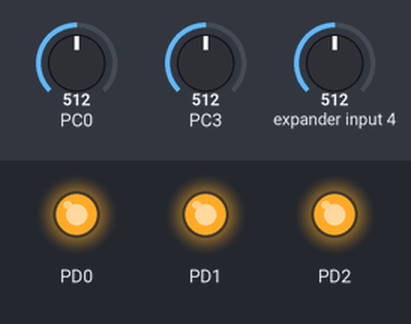
Bench run of a program on a simulated ATmega328P, built with avr-gcc and emulated at 16 MHz. Shown: output pins drawn as LEDs (lit = HIGH). Inputs (shaded band) come from the test bench; at power-on: PC0 = 512, PC3 = 512, expander input 4 = 512.

Above: at 1.2 s.
1.3 s: PC0 set to 486
At 1.6 s:
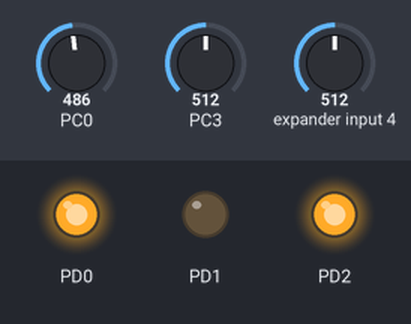
2.8 s: PC3 set to 492
At 3.6 s:
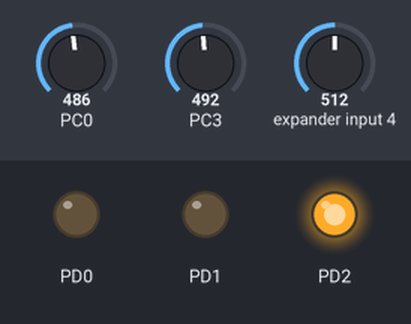
4.3 s: expander input 4 set to 493
At 5.5 s:
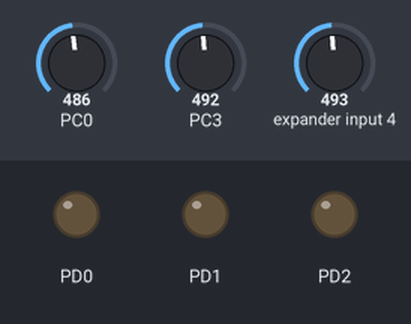
5.8 s: PC3 set to 510
At 7.0 s:
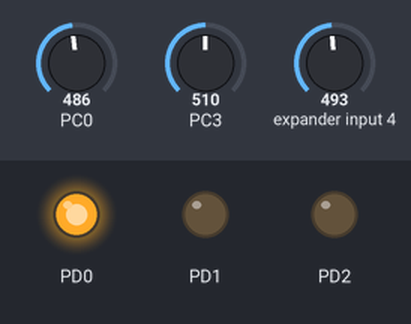
7.3 s: PC0 set to 510
At 8.5 s:
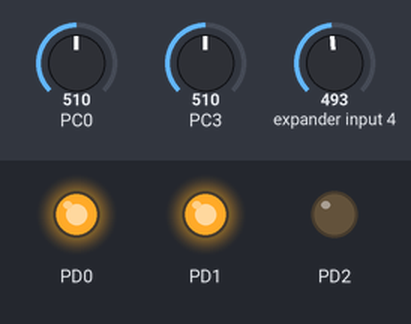
8.8 s: PC3 set to 490
At 9.4 s:
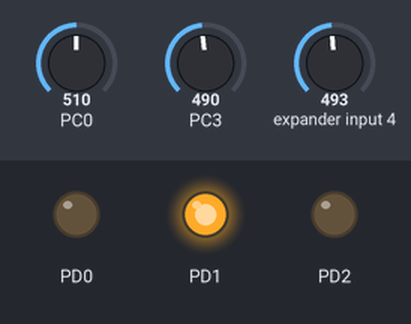
Timing chart, 0 to 11.3 s (numbered marks = the images above; inputs shaded):
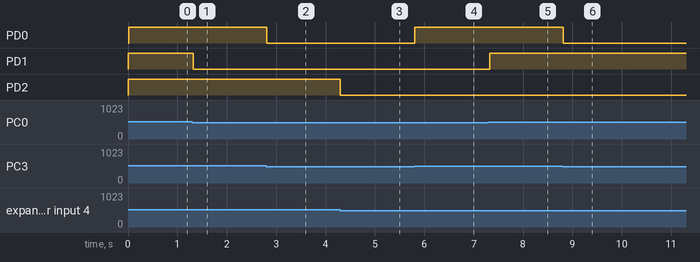

Measured:
- the behaviour switches between 501 and 500 on PC0 (found by bisection; images 0 and 1)
- the behaviour switches between 501 and 500 on PC3 (found by bisection; images 1 and 2)
- the behaviour switches between 501 and 500 on expander input 4 (found by bisection; images 2 and 3)
- after the input at 1.3 s, PD1: HIGH → LOW at once
- after the input at 2.8 s, PD0: HIGH → LOW at once
- after the input at 4.3 s, PD2: HIGH → LOW at once
- after the input at 5.8 s, PD0: LOW → HIGH at once
- after the input at 7.3 s, PD1: LOW → HIGH at once
- after the input at 8.8 s, PD0: HIGH → LOW at once

The program:

main.c
```c
/*
 * SeveralADCs.c
 *
 * Created: 09/11/2024 11:09:21 a.m.
 * Author : LSL
 */

#define F_CPU 16000000UL
#include <avr/io.h>
#include <util/delay.h>

int main(void)
{
	DDRD |= (1<<0); //Pin D0 como salida
	DDRD |= (1<<1); //Pin D1 como salida
	DDRD |= (1<<2); //Pin D2 como salida

	/******************** ADC *********************/
	//ADC voltage reference selection
	ADMUX &=~ (1<<REFS1);
	ADMUX |= (1<<REFS0);

	//ADC data adjust
	ADMUX &=~ (1<<ADLAR); //Ajuste a la izquierda

	//Input channel selection
	//ADMUX &=~ (1<<MUX0); ADMUX &=~ (1<<MUX1); ADMUX &=~ (1<<MUX2); ADMUX &=~ (1<<MUX3); //Selección del ADC0
// 	ADMUX |=  (1<<MUX0); ADMUX |=  (1<<MUX1); ADMUX &=~ (1<<MUX2); ADMUX &=~ (1<<MUX3); //Selección del ADC3
	//ADMUX &=~  (1<<MUX0); ADMUX |=  (1<<MUX1); ADMUX |= (1<<MUX2); ADMUX &=~ (1<<MUX3); //Selección del ADC6
	ADCSRA |= (1 << ADATE); //Auto trigger habilitado

	//ADC enable
	ADCSRA |= (1<<ADEN);
	//ADC Start conversion
	ADCSRA |= (1<<ADSC);
	//ADC Prescaler select
	ADCSRA |= (1<<ADPS2); ADCSRA &=~ (1<< ADPS1); ADCSRA &=~ (1<<ADPS0); //Division entre 16

	//int adc1 = 0, adc2 = 0;

    while (1)
    {
		ADCSRA |= (1 << ADEN); //Se habilita el ADC
		ADCSRA |= (1<<ADSC); //Comienza la conversión de ADC

		ADMUX &=~ (1<<MUX0); ADMUX &=~ (1<<MUX1); ADMUX &=~ (1<<MUX2); ADMUX &=~ (1<<MUX3); //Selección del ADC0

		if(ADC>500){
			PORTD |= (1<<PORTD1);
		}else{
			PORTD &=~ (1<<PORTD1);
		}

		ADCSRA |= (1 << ADIF); //Se habilita cuando la conversión ADC termina

		_delay_ms(10);

		ADCSRA |= (1 << ADEN); //Se habilita el ADC
		ADCSRA |= (1<<ADSC); //Comienza la conversión de ADC

		ADMUX &=~ (1<<MUX0); ADMUX |= (1<<MUX1); ADMUX |= (1<<MUX2); ADMUX &=~ (1<<MUX3); //Selección del ADC6
		if(ADC>500){
			PORTD |= (1<<PORTD2);
		}else{
			PORTD &=~ (1<<PORTD2);
		}

		ADCSRA |= (1 << ADIF); //Se habilita cuando la conversión ADC termina

		_delay_ms(10);

		ADCSRA |= (1 << ADEN); //Se habilita el ADC
		ADCSRA |= (1<<ADSC); //Comienza la conversión de ADC

		ADMUX |= (1<<MUX0); ADMUX |= (1<<MUX1); ADMUX &=~ (1<<MUX2); ADMUX &=~ (1<<MUX3); //Selección del ADC3
		if(ADC>500){
			PORTD |= (1<<PORTD0);
		}else{
			PORTD &=~ (1<<PORTD0);
		}

		ADCSRA |= (1 << ADIF); //Se habilita cuando la conversión ADC termina
		_delay_ms(10);

    }
}
```
